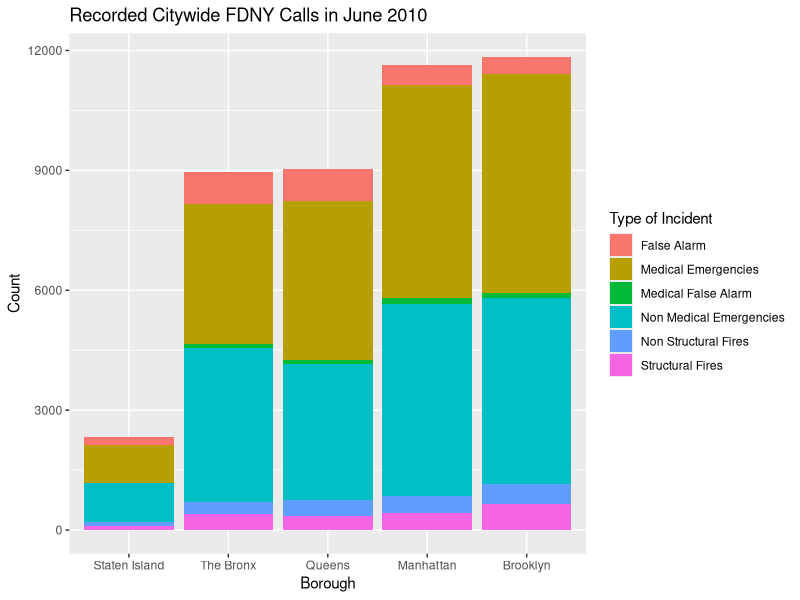
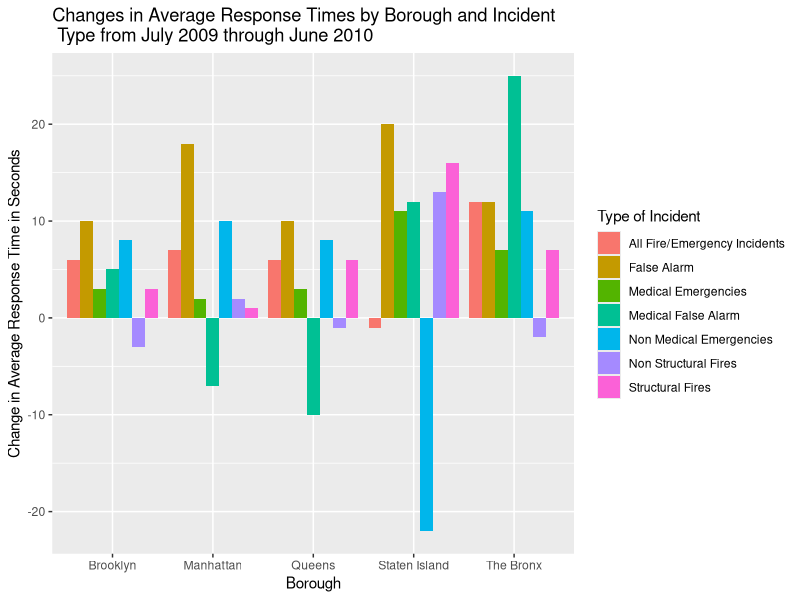
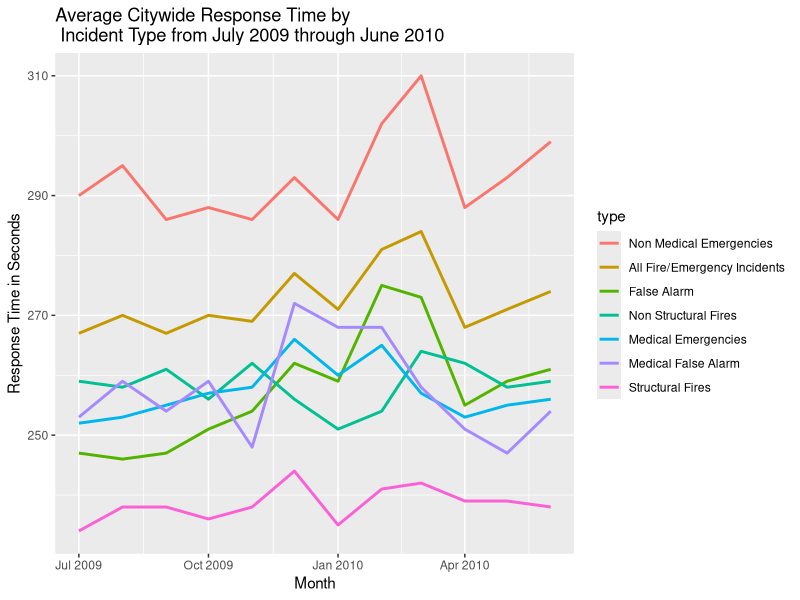
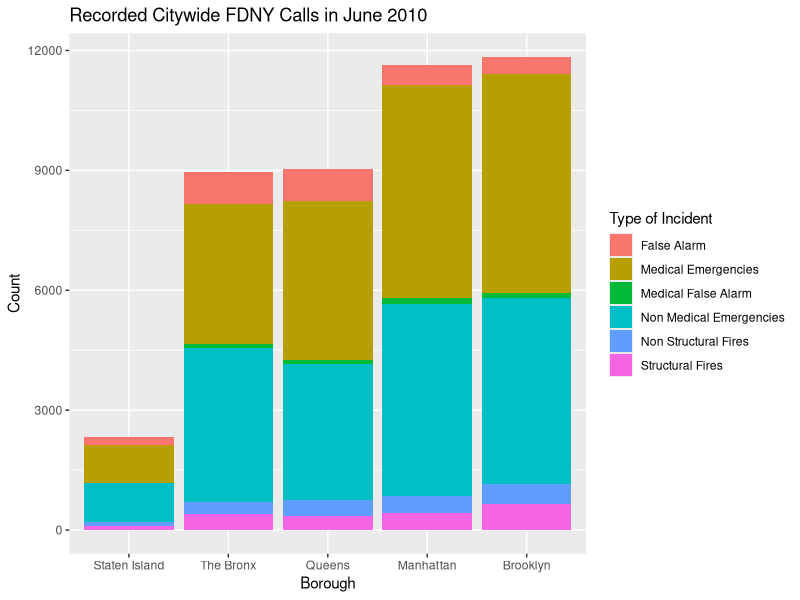
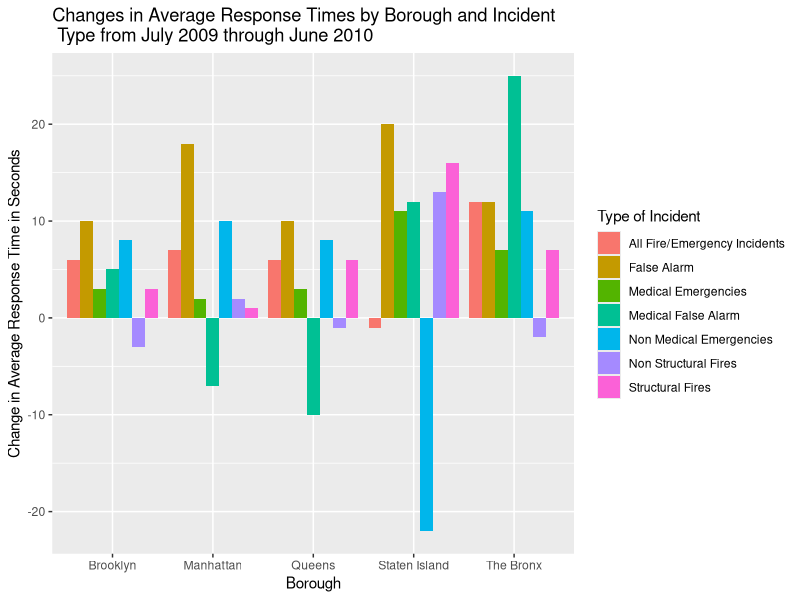
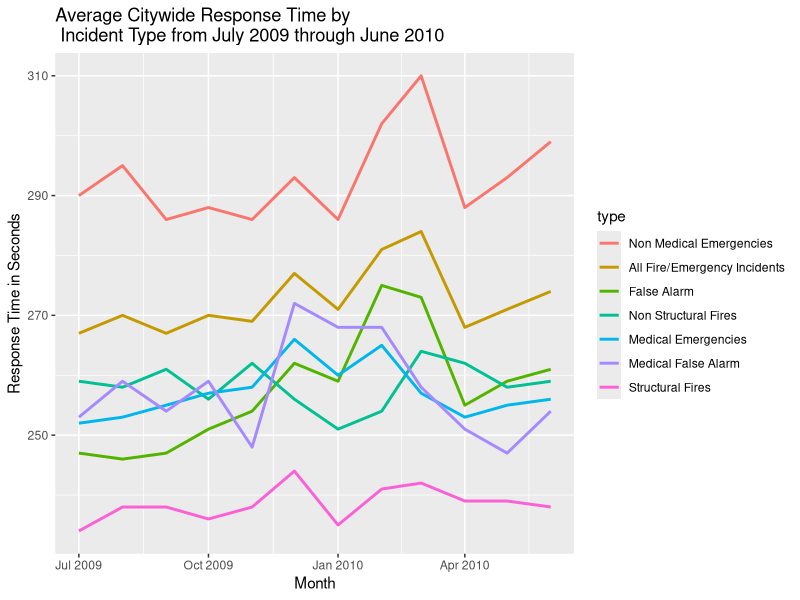

These figures' R source, in order:
##This script creates and saves some plots

library(ggplot2)

##Load data from one of the tables made in "02_data_table.r"
Cdat<-read.delim("Change in average response times, by Borough and type.tsv", header = TRUE, sep = "\t")

##Load data from cleaned data set made in "01_data_clean.r"
Fdat <- read.delim("fire_data_clean.tsv", header = TRUE, sep = "\t")
Fdat$date <- as.Date(Fdat$date, format='%Y-%m-%d')

## Make a stacked bar chart of average response times by type and location
Fdat$location <- factor(Fdat$location, levels = c("Staten Island", "The Bronx","Queens", "Manhattan","Brooklyn", "Citywide"))
p1 <- ggplot(data=Fdat[Fdat$date == max(Fdat$date) & Fdat$location !="Citywide"& Fdat$type != "All Fire/Emergency Incidents",], aes(x=location, y= count, fill = type, order = type)) 
p1 + geom_bar(stat="identity")+ xlab("Borough") + ylab("Count") + ggtitle("Recorded Citywide FDNY Calls in June 2010") + scale_fill_hue(name = "Type of Incident")

ggsave("barchart_incident_count_by_location.png")

## Make a side by side bar chart of changes in average response times by type and location over the year
p2 <- ggplot(data=Cdat[Cdat$location != "Citywide",], aes(x=location, y= change_in_response_time, fill = type))
p2 + geom_bar(position = "dodge", stat = "identity") + xlab("Borough") + ylab("Change in Average Response Time in Seconds") + scale_fill_hue(name = "Type of Incident") + ggtitle("Changes in Average Response Times by Borough and Incident \n Type from July 2009 through June 2010")

ggsave("sidebyside_response_time_changes_by_location.png")

## Make a line chart of changes over the year in Citywide response times to different types of incidents
Fdat$type <- factor(Fdat$type, levels = c("Non Medical Emergencies", "All Fire/Emergency Incidents","False Alarm", "Non Structural Fires","Medical Emergencies", "Medical False Alarm","Structural Fires"))
p3 <- ggplot(data = Fdat[Fdat$location == "Citywide",], aes(x = date, y = response, colour = type))
p3 + geom_line(size = 1) + xlab("Month") + ylab("Response Time in Seconds") + scale_fill_hue(name = "Type of Incident") + ggtitle("Average Citywide Response Time by \n Incident Type from July 2009 through June 2010")

ggsave("line_chart_citywide_response_time_over_year.png")

## Clean up after myself
rm(Fdat, Cdat, p1, p2, p3)
